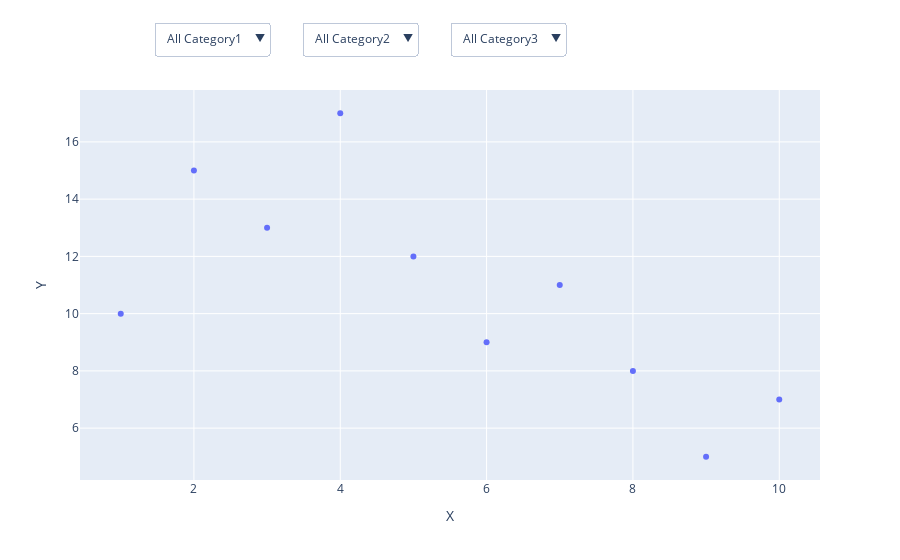

Notebook code cell kept with this figure:
### Code cell
import plotly.express as px
import plotly.graph_objects as go
import pandas as pd

# Sample data
data = {
    'X': [1, 2, 3, 4, 5, 6, 7, 8, 9, 10],
    'Y': [10, 15, 13, 17, 12, 9, 11, 8, 5, 7],
    'Category1': ['A', 'A', 'A', 'B', 'B', 'B', 'C', 'C', 'C', 'C'],
    'Category2': ['X', 'X', 'Y', 'Y', 'Z', 'Z', 'Z', 'X', 'Y', 'Y'],
    'Category3': ['P', 'Q', 'P', 'Q', 'R', 'Q', 'P', 'R', 'R', 'P']
}

df = pd.DataFrame(data)

# Create initial plot
fig = px.scatter(df, x='X', y='Y')

# Add dropdown for Category1
dropdown_buttons = [
    dict(label='All Category1',
         method='update',
         args=[{'visible': [True]*len(df)},
               {'title': 'All Category1'}]),
    *[
        dict(label=label,
             method='update',
             args=[{'visible': df['Category1'] == label},
                   {'title': f'Category1: {label}'}])
        for label in df['Category1'].unique()
    ]
]

# Add dropdown for Category2
dropdown_buttons2 = [
    dict(label='All Category2',
         method='update',
         args=[{'visible': [True]*len(df)},
               {'title': 'All Category2'}]),
    *[
        dict(label=label,
             method='update',
             args=[{'visible': df['Category2'] == label},
                   {'title': f'Category2: {label}'}])
        for label in df['Category2'].unique()
    ]
]

# Add dropdown for Category3
dropdown_buttons3 = [
    dict(label='All Category3',
         method='update',
         args=[{'visible': [True]*len(df)},
               {'title': 'All Category3'}]),
    *[
        dict(label=label,
             method='update',
             args=[{'visible': df['Category3'] == label},
                   {'title': f'Category3: {label}'}])
        for label in df['Category3'].unique()
    ]
]

# Update figure layout to include dropdown menus
fig.update_layout(
    updatemenus=[
        dict(
            buttons=dropdown_buttons,
            direction="down",
            pad={"r": 10, "t": 10},
            showactive=True,
            x=0.1,
            xanchor="left",
            y=1.2,
            yanchor="top"
        ),
        dict(
            buttons=dropdown_buttons2,
            direction="down",
            pad={"r": 10, "t": 10},
            showactive=True,
            x=0.3,
            xanchor="left",
            y=1.2,
            yanchor="top"
        ),
        dict(
            buttons=dropdown_buttons3,
            direction="down",
            pad={"r": 10, "t": 10},
            showactive=True,
            x=0.5,
            xanchor="left",
            y=1.2,
            yanchor="top"
        ),
    ]
)

fig.show()

### Figure 1 — Plotly figure (JSON) as saved in the notebook; plotly's stock layout.template omitted (floating-point values rounded to 4 significant figures)
{"data": [{"hovertemplate": "X=%{x}<br>Y=%{y}<extra></extra>", "legendgroup": "", "marker": {"color": "#636efa", "symbol": "circle"}, "mode": "markers", "name": "", "orientation": "v", "showlegend": false, "type": "scatter", "x": [1, 2, 3, 4, 5, 6, 7, 8, 9, 10], "xaxis": "x", "y": [10, 15, 13, 17, 12, 9, 11, 8, 5, 7], "yaxis": "y"}], "layout": {"legend": {"tracegroupgap": 0}, "margin": {"t": 60}, "updatemenus": [{"buttons": [{"args": [{"visible": [true, true, true, true, true, true, true, true, true, true]}, {"title": "All Category1"}], "label": "All Category1", "method": "update"}, {"args": [{"visible": [true, true, true, false, false, false, false, false, false, false]}, {"title": "Category1: A"}], "label": "A", "method": "update"}, {"args": [{"visible": [false, false, false, true, true, true, false, false, false, false]}, {"title": "Category1: B"}], "label": "B", "method": "update"}, {"args": [{"visible": [false, false, false, false, false, false, true, true, true, true]}, {"title": "Category1: C"}], "label": "C", "method": "update"}], "direction": "down", "pad": {"r": 10, "t": 10}, "showactive": true, "x": 0.1, "xanchor": "left", "y": 1.2, "yanchor": "top"}, {"buttons": [{"args": [{"visible": [true, true, true, true, true, true, true, true, true, true]}, {"title": "All Category2"}], "label": "All Category2", "method": "update"}, {"args": [{"visible": [true, true, false, false, false, false, false, true, false, false]}, {"title": "Category2: X"}], "label": "X", "method": "update"}, {"args": [{"visible": [false, false, true, true, false, false, false, false, true, true]}, {"title": "Category2: Y"}], "label": "Y", "method": "update"}, {"args": [{"visible": [false, false, false, false, true, true, true, false, false, false]}, {"title": "Category2: Z"}], "label": "Z", "method": "update"}], "direction": "down", "pad": {"r": 10, "t": 10}, "showactive": true, "x": 0.3, "xanchor": "left", "y": 1.2, "yanchor": "top"}, {"buttons": [{"args": [{"visible": [true, true, true, true, true, true, true, true, true, true]}, {"title": "All Category3"}], "label": "All Category3", "method": "update"}, {"args": [{"visible": [true, false, true, false, false, false, true, false, false, true]}, {"title": "Category3: P"}], "label": "P", "method": "update"}, {"args": [{"visible": [false, true, false, true, false, true, false, false, false, false]}, {"title": "Category3: Q"}], "label": "Q", "method": "update"}, {"args": [{"visible": [false, false, false, false, true, false, false, true, true, false]}, {"title": "Category3: R"}], "label": "R", "method": "update"}], "direction": "down", "pad": {"r": 10, "t": 10}, "showactive": true, "x": 0.5, "xanchor": "left", "y": 1.2, "yanchor": "top"}], "xaxis": {"anchor": "y", "domain": [0, 1], "title": {"text": "X"}}, "yaxis": {"anchor": "x", "domain": [0, 1], "title": {"text": "Y"}}}}
